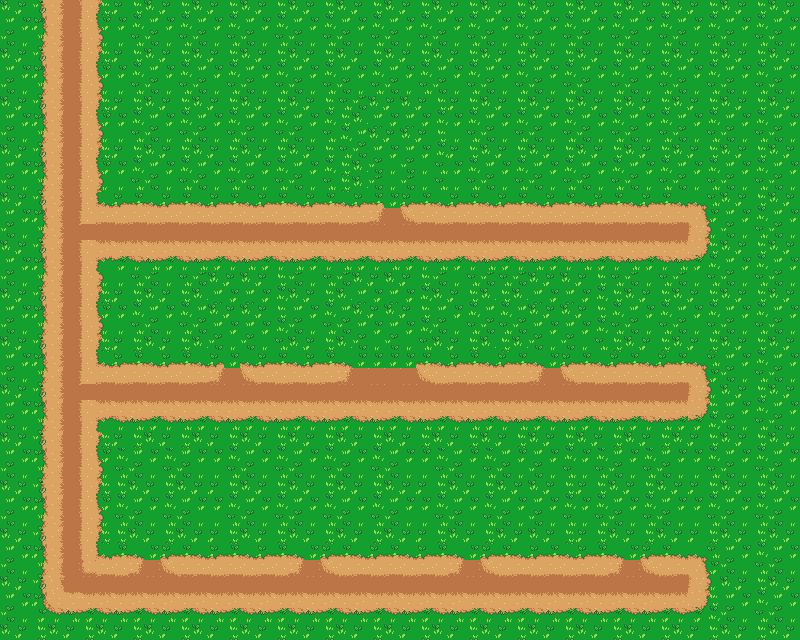

The image is a tile-based game level rendered from a .tmx file. Its description and source (layers, tilesets, objects; grid data summarised) follow:
An orthogonal 50x40 tile map with 16x16 px tiles, 1 tile layer (Tile Layer 1).

<map version="1.10" tiledversion="1.11.2" orientation="orthogonal" renderorder="right-down" width="50" height="40" tilewidth="16" tileheight="16" infinite="0" nextlayerid="2" nextobjectid="1">
 <tileset firstgid="1" source="village_tileset.tsx" />
 <layer id="1" name="Tile Layer 1" width="50" height="40">
  <data>[2000 cells, 2000 non-empty, 47 distinct tile ids]</data>
 </layer>
</map>